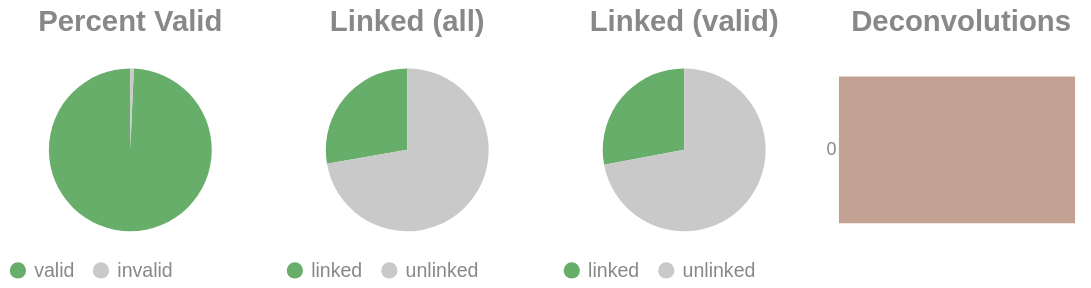

Source (notebook cell):
### Code cell
if SKIPLR:
    pass
else:
    clash = Counter()
    for i in valids['molecule'].to_list():
        _mol = i.split("-")
        if len(_mol) == 1:
            clash.update('0')
        else:
            clash.update(_mol[-1])

    _d = {"deconvolutions": [], 'count': []}
    for k,v in clash.items():
        _d['deconvolutions'].append(k)
        _d['count'].append(v)

    tot_valid = valids['reads'].sum()
    mask = valids['reads'] >= 2
    n_linked_reads = valids.filter(mask)['reads'].sum()
    if n_linked_reads == 0:
        print_html("No linked molecules (>=2 reads) were detected; skipping linked-only distributions.")
        SKIPLR = True
    else:
        perc_valid = round(tot_valid / n_reads, 4)
        linked_perc_abs = round(n_linked_reads / n_reads, 4)
        linked_perc = round(n_linked_reads / tot_valid, 4)

    _valid = pl.DataFrame({"valids": ['valid', 'invalid'], "count": [tot_valid, n_reads - tot_valid]})
    _linked_abs = pl.DataFrame({"linked (absolute)": ['linked', 'unlinked'], "count": [n_linked_reads, n_reads - n_linked_reads]})
    _linked_rel = pl.DataFrame({"linked (valids)": ['linked', 'unlinked'], "count": [n_linked_reads, tot_valid - n_linked_reads]})

    (
        alt.hconcat(
            piechart(_valid, goodval = 'valid', title = "Percent Valid"),
            piechart(_linked_abs, goodval = "linked", title =  "Linked (all)"),
            piechart(_linked_rel, goodval = "linked", title =  "Linked (valid)"),
            convolutionbar(pl.DataFrame(_d), title = "Deconvolutions"),
            center = True,
            bounds = 'flush'
        )
        .resolve_scale(color='independent')
        .resolve_legend('independent')
        .properties(usermeta={'embedOptions': {"actions": False}})
    ).display()

### Figure 1 — Vega-Lite specification as saved in the notebook (floating-point values rounded to 4 significant figures)
{"width": "container", "height": 400, "config": {"title": {"anchor": "start", "dy": -15, "fontSize": 18, "color": "#888888", "subtitleColor": "#888888", "subtitleFontSize": 14}, "arc": {"fill": "#0072B2"}, "axis": {"domainColor": "#888888", "domainWidth": 0.5, "gridWidth": 0.2, "grid": false, "titleFontWeight": 400, "titleFontSize": 15, "labelFontSize": 11, "labelColor": "#888888", "tickColor": "#888888", "tickWidth": 0.2, "titleColor": "#888888"}, "axisBand": {"grid": false}, "axisX": {"grid": true, "tickSize": 10, "domainCap": "round"}, "axisY": {"domain": false, "grid": true, "tickSize": 0, "domainCap": "round"}, "background": "transparent", "header": {"labelFontSize": 15, "labelColor": "#888888", "titleFontSize": 15, "titleFontWeight": 600, "titleColor": "#888888"}, "legend": {"labelFont": "sans-serif", "labelFontSize": 12, "labelColor": "#888888", "symbolSize": 100, "symbolType": "circle", "titleFontSize": 12, "titlePadding": 10, "titleColor": "#888888", "title": null}, "range": {"category": ["#E69F00", "#56B4E9", "#009E73", "#F0E442", "#0072B2", "#D55E00", "#CC79A7", "#000000"], "diverging": ["#cfe8f3", "#a2d4ec", "#73bfe2", "#46abdb", "#1696d2", "#12719e"]}, "area": {"fill": "#0072B2", "fillOpacity": 0.7, "line": true, "strokeOpacity": 0.7}, "line": {"color": "#0072B2", "stroke": "#0072B2", "strokeWidth": 2}, "trail": {"color": "#0072B2", "stroke": "#0072B2", "strokeWidth": 0, "size": 1}, "point": {"filled": true, "fillOpacity": 1.0, "size": 95}, "text": {"color": "#888888", "fontSize": 11, "align": "right", "fontWeight": 400, "size": 11}, "bar": {"fill": "#0072B2", "stroke": null}, "view": {"stroke": null, "continuousWidth": 660, "continuousHeight": 400}}, "hconcat": [{"data": {"name": "data-fd6ec847e498f52fea2a693634bfb585"}, "mark": {"type": "arc"}, "encoding": {"color": {"field": "valids", "legend": {"orient": "bottom", "title": null}, "scale": {"domain": ["valid", "invalid"], "range": ["#68ae6b", "#C9C9C9"]}, "title": "Valids", "type": "nominal"}, "theta": {"field": "count", "type": "quantitative"}, "tooltip": [{"field": "valids", "title": "Valids", "type": "ordinal"}, {"field": "percent", "format": ".2%", "title": "Percent", "type": "quantitative"}, {"field": "count", "title": "Count", "type": "quantitative"}]}, "height": 100, "title": {"text": "Percent Valid", "align": "center", "anchor": "middle"}, "transform": [{"calculate": "datum.count / 9246589", "as": "percent"}], "width": 150}, {"data": {"name": "data-143100281564e49b8725c98a4f858d21"}, "mark": {"type": "arc"}, "encoding": {"color": {"field": "linked (absolute)", "legend": {"orient": "bottom", "title": null}, "scale": {"domain": ["linked", "unlinked"], "range": ["#68ae6b", "#C9C9C9"]}, "title": "Linked (Absolute)", "type": "nominal"}, "theta": {"field": "count", "type": "quantitative"}, "tooltip": [{"field": "linked (absolute)", "title": "Linked (Absolute)", "type": "ordinal"}, {"field": "percent", "format": ".2%", "title": "Percent", "type": "quantitative"}, {"field": "count", "title": "Count", "type": "quantitative"}]}, "height": 100, "title": {"text": "Linked (all)", "align": "center", "anchor": "middle"}, "transform": [{"calculate": "datum.count / 9246589", "as": "percent"}], "width": 150}, {"data": {"name": "data-fe92295b06d21c0cf030ce28a90520e6"}, "mark": {"type": "arc"}, "encoding": {"color": {"field": "linked (valids)", "legend": {"orient": "bottom", "title": null}, "scale": {"domain": ["linked", "unlinked"], "range": ["#68ae6b", "#C9C9C9"]}, "title": "Linked (Valids)", "type": "nominal"}, "theta": {"field": "count", "type": "quantitative"}, "tooltip": [{"field": "linked (valids)", "title": "Linked (Valids)", "type": "ordinal"}, {"field": "percent", "format": ".2%", "title": "Percent", "type": "quantitative"}, {"field": "count", "title": "Count", "type": "quantitative"}]}, "height": 100, "title": {"text": "Linked (valid)", "align": "center", "anchor": "middle"}, "transform": [{"calculate": "datum.count / 9182660", "as": "percent"}], "width": 150}, {"data": {"name": "data-fce812b50c8650fd2c246e0f0515a57e"}, "mark": {"type": "bar"}, "encoding": {"color": {"field": "deconvolutions", "legend": null, "scale": {"scheme": "lightgreyred"}, "type": "nominal"}, "tooltip": [{"field": "deconvolutions", "title": "Deconvolutions", "type": "ordinal"}, {"field": "percent", "format": ".2%", "title": "Percent", "type": "quantitative"}, {"field": "count", "title": "Count", "type": "quantitative"}], "x": {"axis": null, "field": "count", "type": "quantitative"}, "y": {"field": "deconvolutions", "sort": "ascending", "title": null, "type": "nominal"}}, "height": 100, "title": {"text": "Deconvolutions", "align": "center", "anchor": "middle"}, "transform": [{"calculate": "datum.count / 7730604", "as": "percent"}], "width": 150}], "bounds": "flush", "center": true, "resolve": {"legend": {"angle": "independent"}, "scale": {"color": "independent"}}, "usermeta": {"embedOptions": {"actions": false}}, "$schema": "https://vega.github.io/schema/vega-lite/v6.1.0.json", "datasets": {"data-fd6ec847e498f52fea2a693634bfb585": [{"valids": "valid", "count": 9182660}, {"valids": "invalid", "count": 63929}], "data-143100281564e49b8725c98a4f858d21": [{"linked (absolute)": "linked", "count": 2563797}, {"linked (absolute)": "unlinked", "count": 6682792}], "data-fe92295b06d21c0cf030ce28a90520e6": [{"linked (valids)": "linked", "count": 2563797}, {"linked (valids)": "unlinked", "count": 6618863}], "data-fce812b50c8650fd2c246e0f0515a57e": [{"deconvolutions": "0", "count": 7730604}]}}
